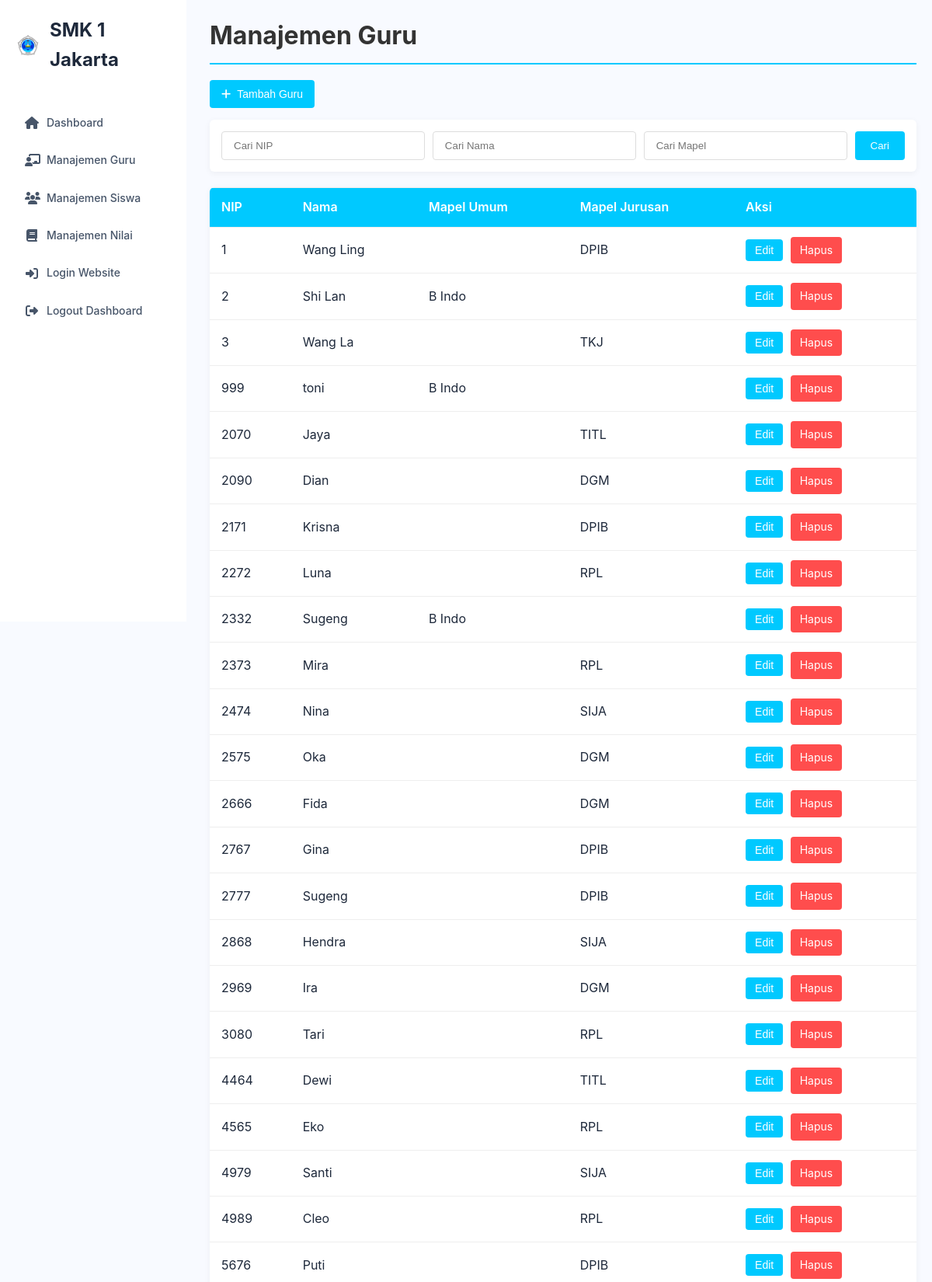
Screenshot of /dataguru.php (upper part) with the database file from the repository.
### tables this page shows
CREATE TABLE `guru` (
  `nip` int(255) NOT NULL,
  `nama` varchar(200) NOT NULL,
  `mapel` varchar(200) NOT NULL,
  `password` varchar(200) NOT NULL,
  `mapel_jurusan` varchar(200) NOT NULL
);

### dataguru.php (the view, shortened to what this page needs)
<?php
include 'config.php';
$searchNip = isset($_GET['searchNip']) ? $_GET['searchNip'] : '';
$searchNama = isset($_GET['searchNama']) ? $_GET['searchNama'] : '';
$searchMapel = isset($_GET['searchMapel']) ? $_GET['searchMapel'] : '';
$query = "SELECT * FROM guru WHERE nip LIKE '%$searchNip%' AND nama LIKE '%$searchNama%' AND mapel LIKE '%$searchMapel%'";
$result = mysqli_query($db, $query);
?>
<!DOCTYPE html>
<html lang="en">
<head>
    <link rel="stylesheet" href="css/dataguru.css?=v18">
    <link rel="stylesheet" href="https://cdnjs.cloudflare.com/ajax/libs/font-awesome/6.4.0/css/all.min.css">
</head>
<body>
    <div class="dashboard">
        <div class="sidebar">
            <div class="sidebar-logo">
                <img src="img/smkn1-jakarta.png" alt="SMK 1 Jakarta Logo">
                <h2>SMK 1 Jakarta</h2>
            </div>
            <ul class="sidebar-menu">
                <li><a href="dashboard.php"><i class="fas fa-home"></i> Dashboard</a></li>
                <li><a href="dataguru.php"><i class="fas fa-chalkboard-teacher"></i> Manajemen Guru</a></li>
                <li><a href="datasiswa.php"><i class="fas fa-users"></i> Manajemen Siswa</a></li>
                <li><a href="datanilai.php"><i class="fas fa-book"></i> Manajemen Nilai</a></li>
                <li><a href="tmpawal.php"><i class="fas fa-sign-in-alt"></i> Login Website</a></li>
                <li><a href="landingp.php"><i class="fas fa-sign-out-alt"></i> Logout Dashboard</a></li>
            </ul>
        </div>
        <div class="main-content">
            <h1>Manajemen Guru</h1>
            <button class="action-button" onclick="showTambahForm()">
                <i class="fas fa-plus"></i> Tambah Guru
            </button>
            <form method="GET">
                <input type="text" name="searchNip" placeholder="Cari NIP" value="<?php echo $searchNip; ?>">
                <input type="text" name="searchNama" placeholder="Cari Nama" value="<?php echo $searchNama; ?>">
                <input type="text" name="searchMapel" placeholder="Cari Mapel" value="<?php echo $searchMapel; ?>">
                <button type="submit">Cari</button>
            </form>
            <table border="1">
                <tr>
                    <th>NIP</th>
                    <th>Nama</th>
                    <th>Mapel Umum</th>
                    <th>Mapel Jurusan</th>
                    <th>Aksi</th>
                </tr>
                <?php while ($row = mysqli_fetch_assoc($result)) { ?>
                    <tr>
                        <td><?php echo $row['nip']; ?></td>
                        <td><?php echo $row['nama']; ?></td>
                        <td><?php echo $row['mapel']; ?></td>
                        <td><?php echo $row['mapel_jurusan']; ?></td>
                        <td>
                        <button onclick="editGuru('<?php echo $row['nip']; ?>', '<?php echo $row['nama']; ?>', '<?php echo $row['mapel']; ?>', '<?php echo htmlspecialchars($row['mapel_jurusan'], ENT_QUOTES); ?>')">Edit</button>
                            <a href="?hapus=<?php echo $row['nip']; ?>" onclick="return confirm('Yakin ingin menghapus?');">Hapus</a>
                        </td>
                    </tr>
                <?php } ?>
            </table>
        </div>
    </div>
</body>
</html>

### css/dataguru.css (style rules this page uses)
:root { --primary: #00c9ff; --secondary: #ff6b00; --light: #f8faff; --dark: #1a1a1a; --gray: #f0f0f0; --accent: #00c9ff; --text-color: #1e293b; --border-color: #e2e8f0; --hover-color: #f1f5f9; --shadow-color: rgba(0, 0, 0, 0.05); --primary-color: #2563eb; --secondary-color: #475569; --background-color: #ffffff; }
* { margin: 0; padding: 0; box-sizing: border-box; }
body { font-family: 'Inter', 'Roboto', 'Poppins', sans-serif; background-color: var(--light); color: var(--text-color); line-height: 1.6; }
.dashboard { display: flex; height: 100vh; }
.sidebar { width: 240px; background-color: white; padding: 20px; height: 100vh; position: fixed; left: 0; top: 0; overflow-y: auto; }
.sidebar-logo { display: flex; align-items: center; margin-bottom: 40px; }
.sidebar-logo img { width: 32px; height: 32px; margin-right: 12px; }
.sidebar-menu { list-style: none; }
.sidebar-menu li { margin-bottom: 6px; }
.sidebar-menu a { text-decoration: none; color: var(--secondary-color); display: flex; align-items: center; padding: 10px 12px; border-radius: 6px; transition: all 0.2s; font-weight: 500; font-size: 14px; }
.sidebar-menu a i { margin-right: 10px; width: 18px; text-align: center; font-size: 16px; color: var(--secondary-color); }
.main-content { flex: 1; padding: 20px; margin-left: 250px; }
.main-content h1 { color: #333; margin-bottom: 20px; padding-bottom: 10px; border-bottom: 2px solid var(--primary); }
.action-button { background-color: #00c9ff; color: white; border: none; padding: 10px 15px; border-radius: 4px; cursor: pointer; transition: background-color 0.3s; display: flex; align-items: center; margin-bottom: 15px; font-size: 14px; }
.action-button i { margin-right: 8px; }
.main-content form { display: flex; gap: 10px; flex-wrap: wrap; margin-bottom: 20px; padding: 15px; background-color: white; border-radius: 6px; box-shadow: 0 2px 8px rgba(0, 0, 0, 0.05); }
.main-content input[type="text"] { padding: 10px 15px; border: 1px solid #ddd; border-radius: 4px; flex-grow: 1; min-width: 180px; transition: border-color 0.3s; }
.main-content button[type="submit"] { background-color: var(--primary); color: white; border: none; padding: 10px 20px; border-radius: 4px; cursor: pointer; transition: background-color 0.3s; }
table { width: 100%; border-collapse: collapse; background-color: white; box-shadow: 0 2px 8px rgba(0, 0, 0, 0.05); border-radius: 6px; overflow: hidden; margin-bottom: 20px; border: none; }
table th, table td { padding: 12px 15px; text-align: left; border-bottom: 1px solid #eee; border-right: none; border-left: none; }
table th { background-color: #00c9ff; font-weight: 600; color: white; position: sticky; top: 0; }
table td button, table td a { background-color: var(--primary); color: white; border: none; padding: 6px 12px; border-radius: 4px; margin-right: 5px; cursor: pointer; text-decoration: none; display: inline-block; font-size: 14px; transition: background-color 0.3s; }
table td a { background-color: #ff4d4d; }

### rows the page displays
guru: nip "1", nama "Wang Ling", mapel_jurusan "DPIB"
guru: nip "2", nama "Shi Lan", mapel "B Indo"
guru: nip "3", nama "Wang La", mapel_jurusan "TKJ"
guru: nip "999", nama "toni", mapel "B Indo"
guru: nip "2070", nama "Jaya", mapel_jurusan "TITL"
guru: nip "2090", nama "Dian", mapel_jurusan "DGM"
guru: nip "2171", nama "Krisna", mapel_jurusan "DPIB"
guru: nip "2272", nama "Luna", mapel_jurusan "RPL"
guru: nip "2332", nama "Sugeng", mapel "B Indo"
guru: nip "2373", nama "Mira", mapel_jurusan "RPL"
guru: nip "2474", nama "Nina", mapel_jurusan "SIJA"
guru: nip "2575", nama "Oka", mapel_jurusan "DGM"
guru: nip "2666", nama "Fida", mapel_jurusan "DGM"
guru: nip "2767", nama "Gina", mapel_jurusan "DPIB"
guru: nip "2777", nama "Sugeng", mapel_jurusan "DPIB"
guru: nip "2868", nama "Hendra", mapel_jurusan "SIJA"
guru: nip "2969", nama "Ira", mapel_jurusan "DGM"
guru: nip "3080", nama "Tari", mapel_jurusan "RPL"
guru: nip "4464", nama "Dewi", mapel_jurusan "TITL"
guru: nip "4565", nama "Eko", mapel_jurusan "RPL"
guru: nip "4979", nama "Santi", mapel_jurusan "SIJA"
guru: nip "4989", nama "Cleo", mapel_jurusan "RPL"
guru: nip "5676", nama "Puti", mapel_jurusan "DPIB"
